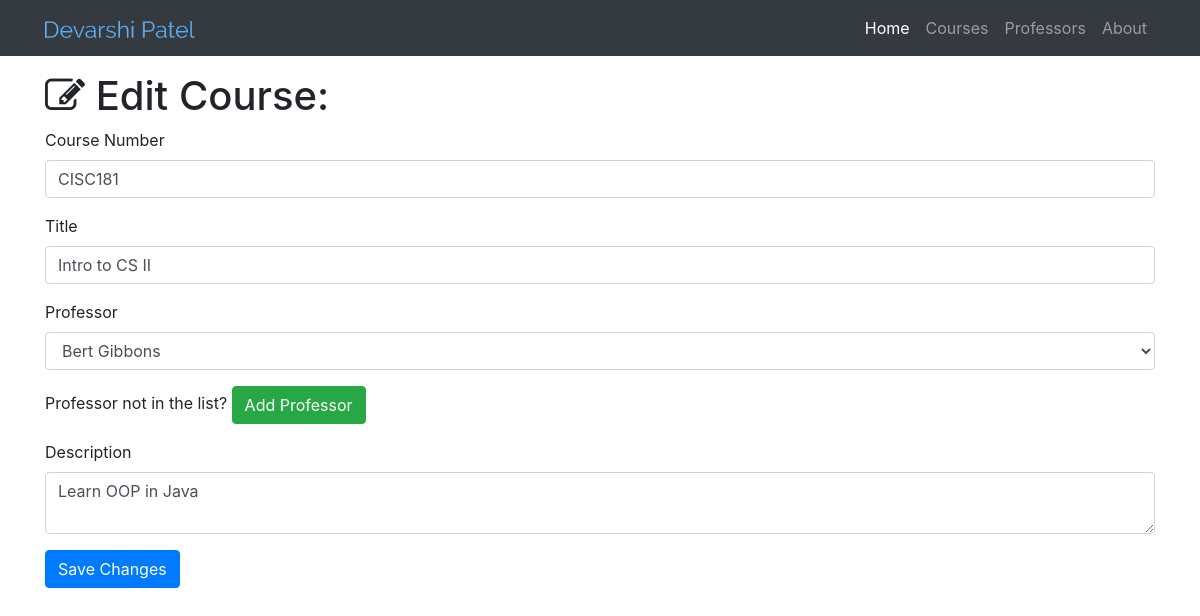
Screenshot of /course/edit/2 with the database file from the repository.
### myresume.py (models this page shows)
class Course(db.Model):
    __tablename__ = 'courses'
    id = db.Column(db.Integer, primary_key=True)
    course_no = db.Column(db.String(256))
    title = db.Column(db.Integer)
    description = db.Column(db.Text)
    professor_id = db.Column(db.Integer, db.ForeignKey('professors.id'))

### myresume.py (the view, shortened to what this page needs)
@app.route('/course/edit/<int:id>', methods=['GET', 'POST'])
def edit_course(id):
    course = Course.query.filter_by(id=id).first()
    professors = Professor.query.all()
    if request.method == 'GET':
        return render_template('course-edit.html', course=course, professors=professors)

### templates/course-edit.html (shortened to what this page needs)
<!DOCTYPE html>
{% extends "home.html"%}
{% block page_content%}
  <div class="container">
    <br><h1 class="mt-5"><i class="fa fa-edit" aria-hidden="true"></i> Edit Course:</h1>
    <form action="/course/edit/{{course.id}}" method="post">
      <div class="form-group">
        <label>Course Number</label>
        <input class="form-control" type="text" name="course_no" value="{{course.course_no}}" required="true">
      </div>
      <div class="form-group">
        <label>Title</label>
      <input class="form-control" type="text" name="title" value="{{course.title}}" required="true">
      </div>
      <div class="form-group">
        <label>Professor</label>
        <select class="form-control" name="artist">
          {% for professor in professors %}
            {% if professor == course.professor %}
              <option selected="selected">{{professor.name}}</option>
            {% else %}
              <option>{{professor.name}}</option>
            {% endif %}
          {% endfor %}
        </select>
      </div>
      <div class="form-group">
        Professor not in the list? <a href="/professor/add" class="btn btn-success" role="button" aria-disabled="true">Add Professor</a>
      </div>
      <div class="form-group">
        <label>Description</label>
        <textarea class="form-control" name="description" required="true">{{course.description}}</textarea>
      </div>
      <button type="submit" class="btn btn-primary">Save Changes</button>
    </form>
  </div>
{% endblock%}

### rows the page displays
Course: course_no "CISC181", title "Intro to CS II", description "Learn OOP in Java"

### other values shown
form field artist "Bert Gibbons"
